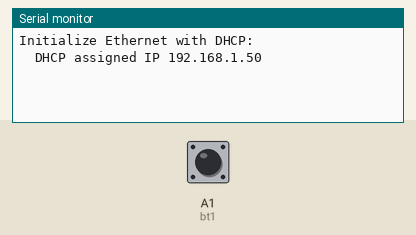
Simulated run of this sketch. Board: Arduino Uno, built with avr-gcc and run on an emulated ATmega328P. Shown: the last lines printed to the serial monitor. The inputs (shaded band) are chosen by the test bench; at power-on: A1 (bt1) LOW. WiFi joins after 1.5 s; servers stay silent unless stated; uploads are accepted with an empty reply.

Above: at 3.7 s.
3.8 s: A1 (bt1) driven HIGH
At 4.8 s:
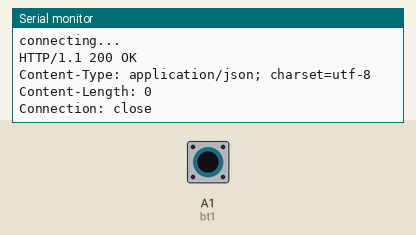
5.5 s: A1 (bt1) pulsed LOW 2 times (0.12 s each, 0.3 s apart)
At 5.95 s:
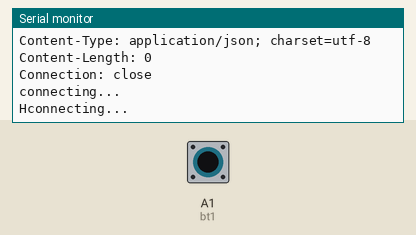

The sketch:

sketch_oct08a.ino
```cpp
#include <SPI.h>
#include <Ethernet.h>

byte mac[] = {
  0xDE, 0xAD, 0xBE, 0xEF, 0xFE, 0xED
};
IPAddress ip(192, 168, 1, 112);   //ethernet
EthernetClient client;

IPAddress server(192, 168, 1, 111); //computer

unsigned long lastConnectionTime = 0;           // last time you connected to the server, in milliseconds
const unsigned long postingInterval = 10 * 1000; // delay between updates, in milliseconds

int temp1[2];
int temp2[2];
int stat1;
int stat2;
int bt1 = A1;
int bt2 = A2; //PIN berada pada PIN A2 ya mas.

void setup() {
  pinMode(bt1, INPUT);
  pinMode(bt2, INPUT);

  Serial.begin(9600);
  while (!Serial) {
    ;
  }

  Serial.println("Initialize Ethernet with DHCP:");
  if (Ethernet.begin(mac) == 0) {
    Serial.println("Failed to configure Ethernet using DHCP");

    if (Ethernet.hardwareStatus() == EthernetNoHardware) {
      Serial.println("Ethernet shield was not found.  Sorry, can't run without hardware. :(");
      while (true) {
        delay(1);
      }
    }
    if (Ethernet.linkStatus() == LinkOFF) {
      Serial.println("Ethernet cable is not connected.");
    }
    Ethernet.begin(mac, ip);
    Serial.print("My IP address: ");
    Serial.println(Ethernet.localIP());
  } else {
    Serial.print("  DHCP assigned IP ");
    Serial.println(Ethernet.localIP());
  }
  delay(1000);

  temp1[0] = digitalRead(bt1);
  temp1[1] = digitalRead(bt1);

}

void loop() {
  if (client.available()) {
    char c = client.read();

    Serial.write(c);
  }

  temp1[0] = digitalRead(bt1);

  if (temp1[0] != temp1[1]) {
    stat1 = temp1[0];
    temp1[1] = temp1[0];
    httpRequest();
  }
  if (temp2[0] !=temp2[1]){
    stat2 = temp2[0];
    temp2[1] = temp2[0];
    httpRequest();
  }
}

void httpRequest() {
  client.stop();

  if (client.connect(server, 80)) {
    Serial.println("connecting...");

    if (stat1==1) client.println("GET /ethernet1.php?a=1 HTTP/1.1");
    if (stat1==0) client.println("GET /ethernet2.php?b=0 HTTP/1.1");

    client.println("Host: 192.168.1.111");
    client.println("User-Agent: arduino-ethernet");
    client.println("Connection: close");
    client.println();

    lastConnectionTime = millis();
  } else {
    Serial.println("connection failed");
  }
}
```

Measured:
- after the input at 3.8 s, the serial monitor: prints a new line after 0.20 s (image 1)
- after the input at 5.5 s, the serial monitor: prints a new line after 0.26 s (image 2)
